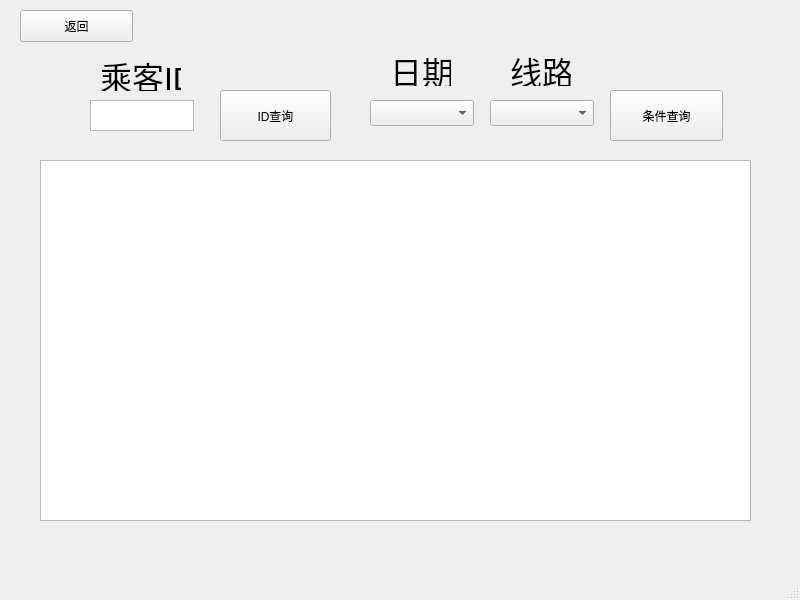
<?xml version="1.0" encoding="UTF-8"?>
<ui version="4.0">
 <class>MainWindow</class>
 <widget class="QMainWindow" name="MainWindow">
  <property name="geometry">
   <rect>
    <x>0</x>
    <y>0</y>
    <width>800</width>
    <height>600</height>
   </rect>
  </property>
  <property name="windowTitle">
   <string>MainWindow</string>
  </property>
  <widget class="QWidget" name="centralwidget">
   <widget class="QPushButton" name="backButton">
    <property name="geometry">
     <rect>
      <x>20</x>
      <y>10</y>
      <width>113</width>
      <height>32</height>
     </rect>
    </property>
    <property name="text">
     <string>返回</string>
    </property>
   </widget>
   <widget class="QTableView" name="tableView">
    <property name="geometry">
     <rect>
      <x>40</x>
      <y>160</y>
      <width>711</width>
      <height>361</height>
     </rect>
    </property>
   </widget>
   <widget class="QPlainTextEdit" name="plainTextEdit">
    <property name="geometry">
     <rect>
      <x>90</x>
      <y>100</y>
      <width>104</width>
      <height>31</height>
     </rect>
    </property>
   </widget>
   <widget class="QLabel" name="label">
    <property name="geometry">
     <rect>
      <x>100</x>
      <y>60</y>
      <width>81</width>
      <height>31</height>
     </rect>
    </property>
    <property name="font">
     <font>
      <pointsize>24</pointsize>
     </font>
    </property>
    <property name="text">
     <string>乘客ID</string>
    </property>
   </widget>
   <widget class="QPushButton" name="searchButton">
    <property name="geometry">
     <rect>
      <x>220</x>
      <y>90</y>
      <width>111</width>
      <height>51</height>
     </rect>
    </property>
    <property name="text">
     <string>ID查询</string>
    </property>
   </widget>
   <widget class="QComboBox" name="comboBox">
    <property name="geometry">
     <rect>
      <x>370</x>
      <y>100</y>
      <width>104</width>
      <height>26</height>
     </rect>
    </property>
   </widget>
   <widget class="QComboBox" name="comboBox_2">
    <property name="geometry">
     <rect>
      <x>490</x>
      <y>100</y>
      <width>104</width>
      <height>26</height>
     </rect>
    </property>
   </widget>
   <widget class="QLabel" name="label_2">
    <property name="geometry">
     <rect>
      <x>390</x>
      <y>55</y>
      <width>61</width>
      <height>31</height>
     </rect>
    </property>
    <property name="font">
     <font>
      <pointsize>24</pointsize>
     </font>
    </property>
    <property name="text">
     <string>日期</string>
    </property>
   </widget>
   <widget class="QLabel" name="label_3">
    <property name="geometry">
     <rect>
      <x>510</x>
      <y>55</y>
      <width>61</width>
      <height>31</height>
     </rect>
    </property>
    <property name="font">
     <font>
      <pointsize>24</pointsize>
     </font>
    </property>
    <property name="text">
     <string>线路</string>
    </property>
   </widget>
   <widget class="QPushButton" name="pushButton">
    <property name="geometry">
     <rect>
      <x>610</x>
      <y>90</y>
      <width>113</width>
      <height>51</height>
     </rect>
    </property>
    <property name="text">
     <string>条件查询</string>
    </property>
   </widget>
  </widget>
  <widget class="QMenuBar" name="menubar">
   <property name="geometry">
    <rect>
     <x>0</x>
     <y>0</y>
     <width>800</width>
     <height>22</height>
    </rect>
   </property>
  </widget>
  <widget class="QStatusBar" name="statusbar"/>
 </widget>
 <resources/>
 <connections/>
</ui>
